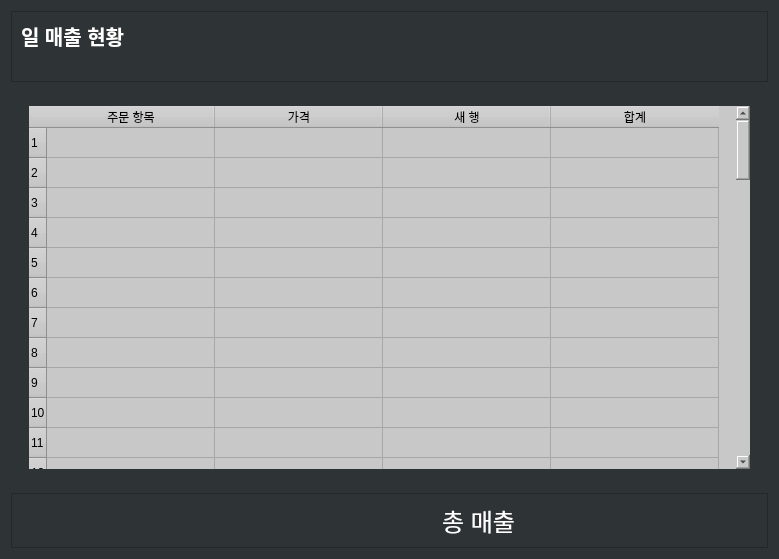
<?xml version="1.0" encoding="UTF-8"?>
<ui version="4.0">
 <class>Form</class>
 <widget class="QWidget" name="Form">
  <property name="geometry">
   <rect>
    <x>0</x>
    <y>0</y>
    <width>779</width>
    <height>559</height>
   </rect>
  </property>
  <property name="windowTitle">
   <string>Form</string>
  </property>
  <property name="styleSheet">
   <string notr="true">background-color: rgb(46, 52, 54);</string>
  </property>
  <layout class="QVBoxLayout" name="verticalLayout">
   <item>
    <widget class="QFrame" name="frame">
     <property name="maximumSize">
      <size>
       <width>16777215</width>
       <height>100</height>
      </size>
     </property>
     <property name="frameShape">
      <enum>QFrame::StyledPanel</enum>
     </property>
     <property name="frameShadow">
      <enum>QFrame::Raised</enum>
     </property>
     <layout class="QVBoxLayout" name="verticalLayout_2">
      <property name="spacing">
       <number>0</number>
      </property>
      <property name="bottomMargin">
       <number>0</number>
      </property>
      <item>
       <widget class="QLabel" name="label">
        <property name="font">
         <font>
          <pointsize>15</pointsize>
          <weight>75</weight>
          <bold>true</bold>
         </font>
        </property>
        <property name="styleSheet">
         <string notr="true">color: rgb(255,255,255);</string>
        </property>
        <property name="text">
         <string>일 매출 현황</string>
        </property>
       </widget>
      </item>
      <item>
       <widget class="QLineEdit" name="date_info">
        <property name="minimumSize">
         <size>
          <width>0</width>
          <height>30</height>
         </size>
        </property>
        <property name="maximumSize">
         <size>
          <width>16777215</width>
          <height>39</height>
         </size>
        </property>
        <property name="font">
         <font>
          <pointsize>13</pointsize>
         </font>
        </property>
        <property name="styleSheet">
         <string notr="true">border: none;
color: rgb(255,255,255);</string>
        </property>
        <property name="alignment">
         <set>Qt::AlignRight|Qt::AlignTrailing|Qt::AlignVCenter</set>
        </property>
        <property name="readOnly">
         <bool>true</bool>
        </property>
       </widget>
      </item>
     </layout>
    </widget>
   </item>
   <item>
    <widget class="QFrame" name="frame_2">
     <property name="styleSheet">
      <string notr="true">border: none;</string>
     </property>
     <property name="frameShape">
      <enum>QFrame::StyledPanel</enum>
     </property>
     <property name="frameShadow">
      <enum>QFrame::Raised</enum>
     </property>
     <layout class="QVBoxLayout" name="verticalLayout_3">
      <item>
       <widget class="QScrollArea" name="scrollArea">
        <property name="widgetResizable">
         <bool>true</bool>
        </property>
        <widget class="QWidget" name="scrollAreaWidgetContents">
         <property name="geometry">
          <rect>
           <x>0</x>
           <y>0</y>
           <width>743</width>
           <height>399</height>
          </rect>
         </property>
         <layout class="QVBoxLayout" name="verticalLayout_4">
          <item>
           <widget class="QTableWidget" name="tableWidget">
            <property name="font">
             <font>
              <pointsize>12</pointsize>
             </font>
            </property>
            <property name="styleSheet">
             <string notr="true">background-color: rgb(200, 200, 200);</string>
            </property>
            <property name="rowCount">
             <number>61</number>
            </property>
            <attribute name="horizontalHeaderDefaultSectionSize">
             <number>168</number>
            </attribute>
            <row/>
            <row/>
            <row/>
            <row/>
            <row/>
            <row/>
            <row/>
            <row/>
            <row/>
            <row/>
            <row/>
            <row/>
            <row/>
            <row/>
            <row/>
            <row/>
            <row/>
            <row/>
            <row/>
            <row/>
            <row/>
            <row/>
            <row/>
            <row/>
            <row/>
            <row/>
            <row/>
            <row/>
            <row/>
            <row/>
            <row/>
            <row/>
            <row/>
            <row/>
            <row/>
            <row/>
            <row/>
            <row/>
            <row/>
            <row/>
            <row/>
            <row/>
            <row/>
            <row/>
            <row/>
            <row/>
            <row/>
            <row/>
            <row/>
            <row/>
            <row/>
            <row/>
            <row/>
            <row/>
            <row/>
            <row/>
            <row/>
            <row/>
            <row/>
            <row/>
            <row/>
            <column>
             <property name="text">
              <string>주문 항목</string>
             </property>
             <property name="background">
              <color>
               <red>114</red>
               <green>141</green>
               <blue>199</blue>
              </color>
             </property>
            </column>
            <column>
             <property name="text">
              <string>가격</string>
             </property>
            </column>
            <column>
             <property name="text">
              <string>새 행</string>
             </property>
            </column>
            <column>
             <property name="text">
              <string>합계</string>
             </property>
            </column>
           </widget>
          </item>
         </layout>
        </widget>
       </widget>
      </item>
     </layout>
    </widget>
   </item>
   <item>
    <widget class="QFrame" name="frame_3">
     <property name="maximumSize">
      <size>
       <width>16777215</width>
       <height>80</height>
      </size>
     </property>
     <property name="frameShape">
      <enum>QFrame::StyledPanel</enum>
     </property>
     <property name="frameShadow">
      <enum>QFrame::Raised</enum>
     </property>
     <layout class="QHBoxLayout" name="horizontalLayout">
      <item>
       <spacer name="horizontalSpacer">
        <property name="orientation">
         <enum>Qt::Horizontal</enum>
        </property>
        <property name="sizeHint" stdset="0">
         <size>
          <width>427</width>
          <height>20</height>
         </size>
        </property>
       </spacer>
      </item>
      <item>
       <widget class="QLabel" name="label_2">
        <property name="font">
         <font>
          <pointsize>18</pointsize>
         </font>
        </property>
        <property name="styleSheet">
         <string notr="true">color: rgb(255,255,255);</string>
        </property>
        <property name="text">
         <string>총 매출</string>
        </property>
        <property name="alignment">
         <set>Qt::AlignRight|Qt::AlignTrailing|Qt::AlignVCenter</set>
        </property>
       </widget>
      </item>
      <item>
       <widget class="QLineEdit" name="total_sum">
        <property name="font">
         <font>
          <pointsize>20</pointsize>
         </font>
        </property>
        <property name="styleSheet">
         <string notr="true">border: none;
color: rgb(255,255,255);</string>
        </property>
        <property name="readOnly">
         <bool>true</bool>
        </property>
       </widget>
      </item>
     </layout>
    </widget>
   </item>
  </layout>
 </widget>
 <resources/>
 <connections/>
</ui>
